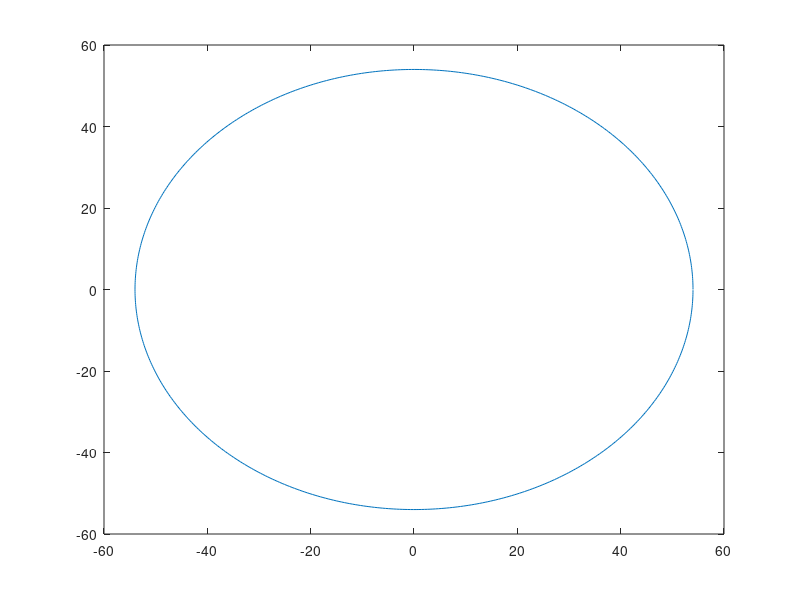

Write MATLAB code to recreate this figure.
clf

r = 54;

% --- https://uk.mathworks.com/matlabcentral/answers/3058-plotting-circles 
ang=0:0.01:2*pi; 
x=r*cos(ang);
y=r*sin(ang);
plot(x,y);
%---%

